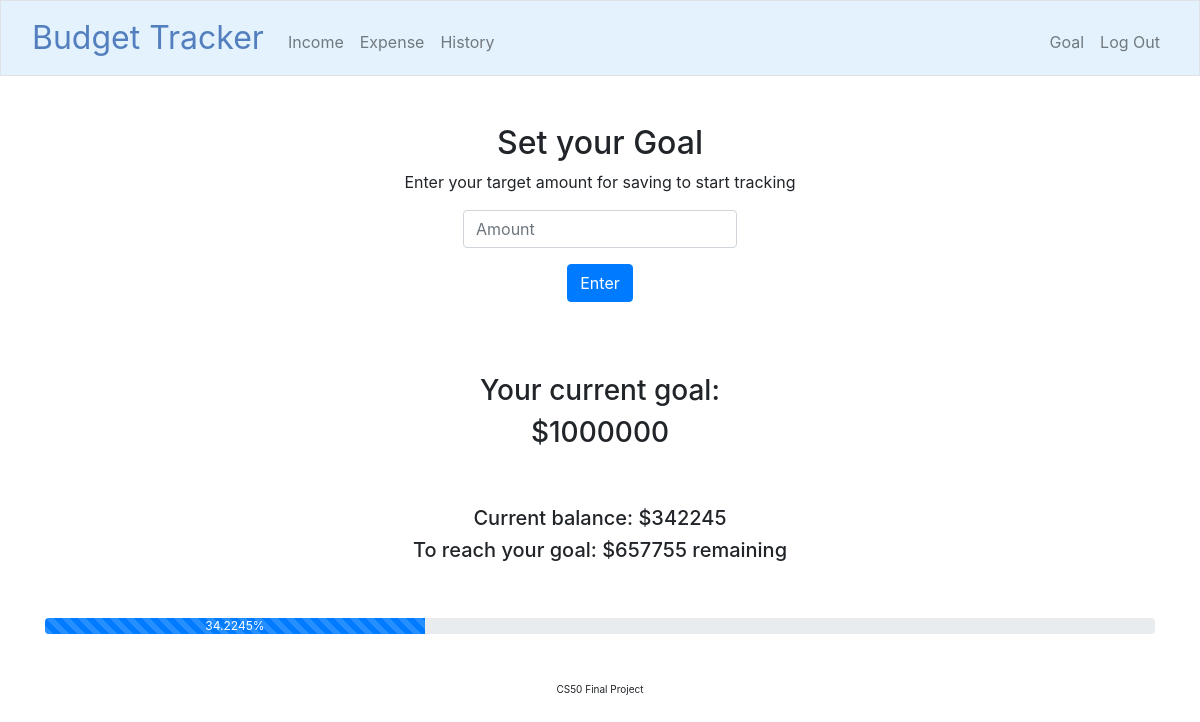
The page /goal (signed in) on the database its author committed.
### tables this page shows
CREATE TABLE 'users' ('id' INTEGER PRIMARY KEY NOT NULL, 'username' TEXT NOT NULL, 'hash' TEXT NOT NULL,'balance' NUMERIC NOT NULL DEFAULT 0.00 , 'firstname'  TEXT NOT NULL  , 'lastname'  TEXT NOT NULL  , 'goal' NUMERIC DEFAULT 0.00);

### app.py (the view)
@app.route("/goal", methods=["GET", "POST"])
@login_required
def goal():
    user_id = session["user_id"]
    if request.method == "POST":
        amount = request.form.get("amount")
        if not amount:
            return render_template("error.html", msg = "Must provide amount")
        if float(amount) < 0:
            return render_template("error.html", msg = "Amount must be a positive number")
        db.execute("UPDATE users SET goal = ? WHERE id = ?", amount, user_id)
        return redirect("/goal")
    else:
        values = db.execute("SELECT goal, balance FROM users WHERE id = ?", user_id)
        for value in values:
            amountleft = value["goal"] - value["balance"]
            progress_value = value["balance"] * 100 / value["goal"]
        return render_template("goal.html", values = values, amountleft = amountleft, progress_value = progress_value)

### app.py (called while the page is built)
@app.after_request
def after_request(response):
    response.headers["Cache-Control"] = "no-cache, no-store, must-revalidate"
    response.headers["Expires"] = 0
    response.headers["Pragma"] = "no-cache"
    return response

def login_required(f):
    @wraps(f)
    def decorated_function(*args, **kwargs):
        if session.get("user_id") is None:
            return redirect("/login")
        return f(*args, **kwargs)
    return decorated_function

### templates/goal.html (shortened to what this page needs)
{% extends "layout.html" %}
{% block main %}
    <h2>Set your Goal</h2>
    <p>Enter your target amount for saving to start tracking</p>
    <form action="/goal" method="post">
        <div class="mb-3">
            <input autocomplete="off" autofocus class="form-control mx-auto w-auto" name="amount" placeholder="Amount" type="number">
        </div>
        <button class="btn btn-primary" type="submit">Enter</button>
    </form>
    <br>
    <br>
    <br>
    {% for value in values %}
    <h3>Your current goal:</h3>
    <h3>${{ value.goal }}</h3>
    <br>
    <br>
    <h5>Current balance: ${{ value.balance }}</h5>
    <h5>To reach your goal: ${{ amountleft }} remaining</h5>
    <br>
    <br>
    <div class="progress" role="progressbar" aria-label="Animated striped example" aria-valuenow="75" aria-valuemin="0" aria-valuemax="100">
        <div class="progress-bar progress-bar-striped progress-bar-animated" style="width: {{ progress_value }}%">{{ progress_value }}%</div>
    </div>
    {% endfor %}
{% endblock %}

### rows shown on the page
users: goal "1000000", balance "342245", amountleft "657755", progress_value "34.2245"
